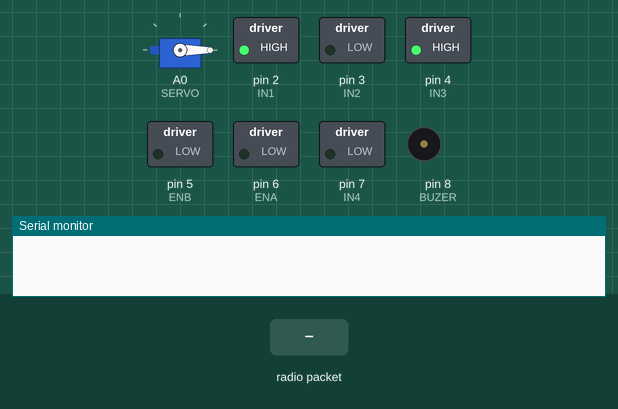
Bench run of a sketch on a simulated Arduino Uno, built with avr-gcc and run on an emulated ATmega328P. On the bench: servo, switched loads named in the sketch (green lamp = pin HIGH), buzzer (waves = sounding), the last lines printed to the serial monitor. The test bench sets the inputs (shaded band). No radio packets arrive unless stated.

Above: at 1.2 s.
1.3 s: radio packet "00001111" arrives
At 4.3 s:
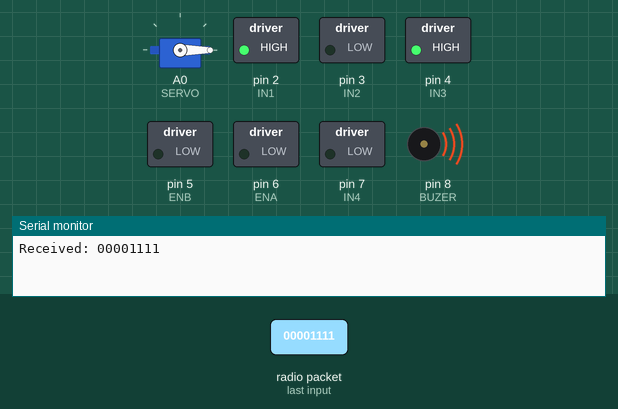
Timing chart, 0 to 9.2 s (numbered marks = the images above; inputs shaded):
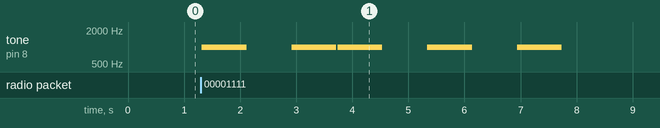

Measured:
- after the input at 1.3 s, tone on pin 8 (BUZER): plays 1000 Hz for 0.80 s, 1000 Hz for 0.80 s, 1000 Hz for 0.80 s, 1000 Hz for 0.80 s, 1000 Hz for 0.80 s, starting at once

The sketch:

radio_dc_ship.ino
```cpp
#include <SPI.h>
#include <nRF24L01.h>
#include <RF24.h>
#include <Servo.h>

#define CE_PIN 9
#define CSN_PIN 10
#define IN1 2
#define IN2 3
#define IN3 4
#define IN4 7
#define ENA 6
#define ENB 5
#define SERVO A0
#define BUZER 8

RF24 radio(CE_PIN, CSN_PIN);
const byte address[6] = "hghq{";

Servo servo;

int j1x, j1y, j2x, j2y;
char command[8];

bool connected = false;

void initRadio() {
  radio.begin();
  radio.setAddressWidth(5);
  radio.openReadingPipe(0, address);
  radio.setPALevel(RF24_PA_MAX);
  radio.setDataRate(RF24_250KBPS);
  radio.setChannel(108);
  radio.setRetries(5, 15);
  radio.startListening();
}

void initMotors() {
  pinMode(IN1, OUTPUT);
  pinMode(IN2, OUTPUT);
  pinMode(IN3, OUTPUT);
  pinMode(IN4, OUTPUT);
  pinMode(ENA, OUTPUT);
  pinMode(ENB, OUTPUT);

  digitalWrite(IN1, HIGH);
  digitalWrite(IN2, LOW);
  digitalWrite(IN3, HIGH);
  digitalWrite(IN4, LOW);
  analogWrite(ENA, 0);
  analogWrite(ENB, 0);
}

void control() {
  if (strcmp(command, "00001111") == 0) {
    digitalWrite(IN1, HIGH);
    digitalWrite(IN2, LOW);
    digitalWrite(IN3, HIGH);
    digitalWrite(IN4, LOW);
    analogWrite(ENA, j2y);
    analogWrite(ENB, j2y);
  } else if (strcmp(command, "11110000") == 0) {
    digitalWrite(IN1, LOW);
    digitalWrite(IN2, HIGH);
    digitalWrite(IN3, LOW);
    digitalWrite(IN4, HIGH);
    analogWrite(ENA, j2y);
    analogWrite(ENB, j2y);
  } else if (strcmp(command, "10011110") == 0 || strcmp(command, "01110001") == 0) {
    digitalWrite(IN1, LOW);
    digitalWrite(IN2, HIGH);
    digitalWrite(IN3, HIGH);
    digitalWrite(IN4, LOW);
    analogWrite(ENA, j1x);
    analogWrite(ENB, j1x);
  } else if (strcmp(command, "01011111") == 0 || strcmp(command, "11111010") == 0) {
    digitalWrite(IN1, HIGH);
    digitalWrite(IN2, LOW);
    digitalWrite(IN3, LOW);
    digitalWrite(IN4, HIGH);
    analogWrite(ENA, j1x);
    analogWrite(ENB, j1x);
  }

  servo.write(j2x);
}

void setup() {
  Serial.begin(9600);
  pinMode(BUZER, OUTPUT);
  servo.attach(SERVO);

  initRadio();
  initMotors();
}

void loop() {
  if (radio.available()) {
    if (!connected) {
      tone(BUZER, 1000);
      delay(800);
      noTone(BUZER);
      delay(800);
      tone(BUZER, 1000);
      delay(800);
      noTone(BUZER);

      connected = true;
    }

    char payload[50];
    radio.read(&payload, sizeof(payload));

    Serial.print("Received: ");
    Serial.println(payload);

    sscanf(payload, "%s ,%d,%d,%d", command, &j1x, &j2x, &j2y);
    command[8] = '\0';

  } else if (connected) {
    tone(BUZER, 1000);
    delay(800);
    noTone(BUZER);
    delay(800);
    tone(BUZER, 1000);
    delay(800);
    noTone(BUZER);
    delay(800);
    tone(BUZER, 1000);
    delay(800);
    noTone(BUZER);

    connected = false;
  }

  control();
  delay(20);
}
```
